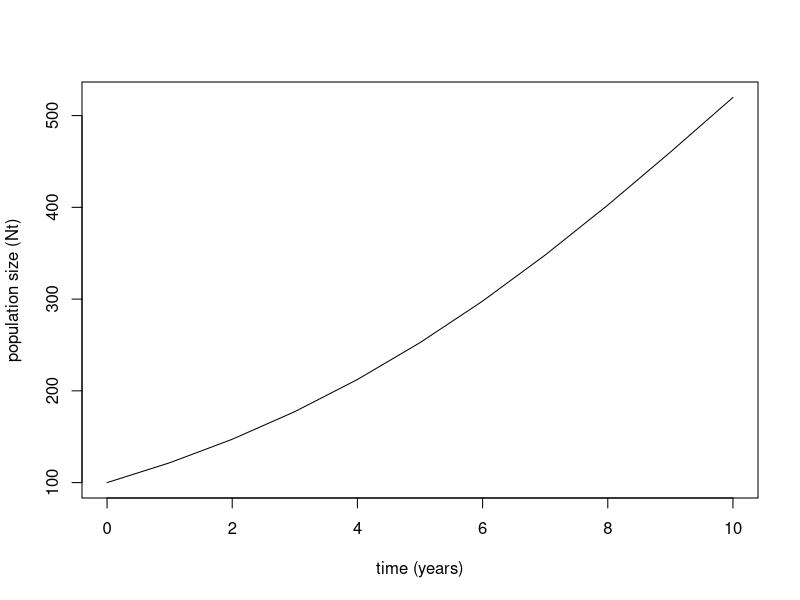

Generate this figure with R:
#1. input variables
years = 10 #length of time
n = 100 #initial population size
rate_birth = 200 #birth rate
rate_death = 176 #death rate
K = 1000 #environmental carrying capacity

#2. calculate population size as a function of input variables
rate_growth = (rate_birth - rate_death)/100 #population growth rate of Streptococcus mutans (Beckers and Hoeven 1982)
N = numeric(years + 1) #vector of population sizes at year=n
N[1] = n #initial population set to year one
for(t in 1:years) {
  N[t+1]={N[t] + rate_growth*N[t]*(1 - N[t]/K)}}

#3. plot population size over time
plot(0:years,N,xlab="time (years)", ylab="population size (Nt)", type="l")